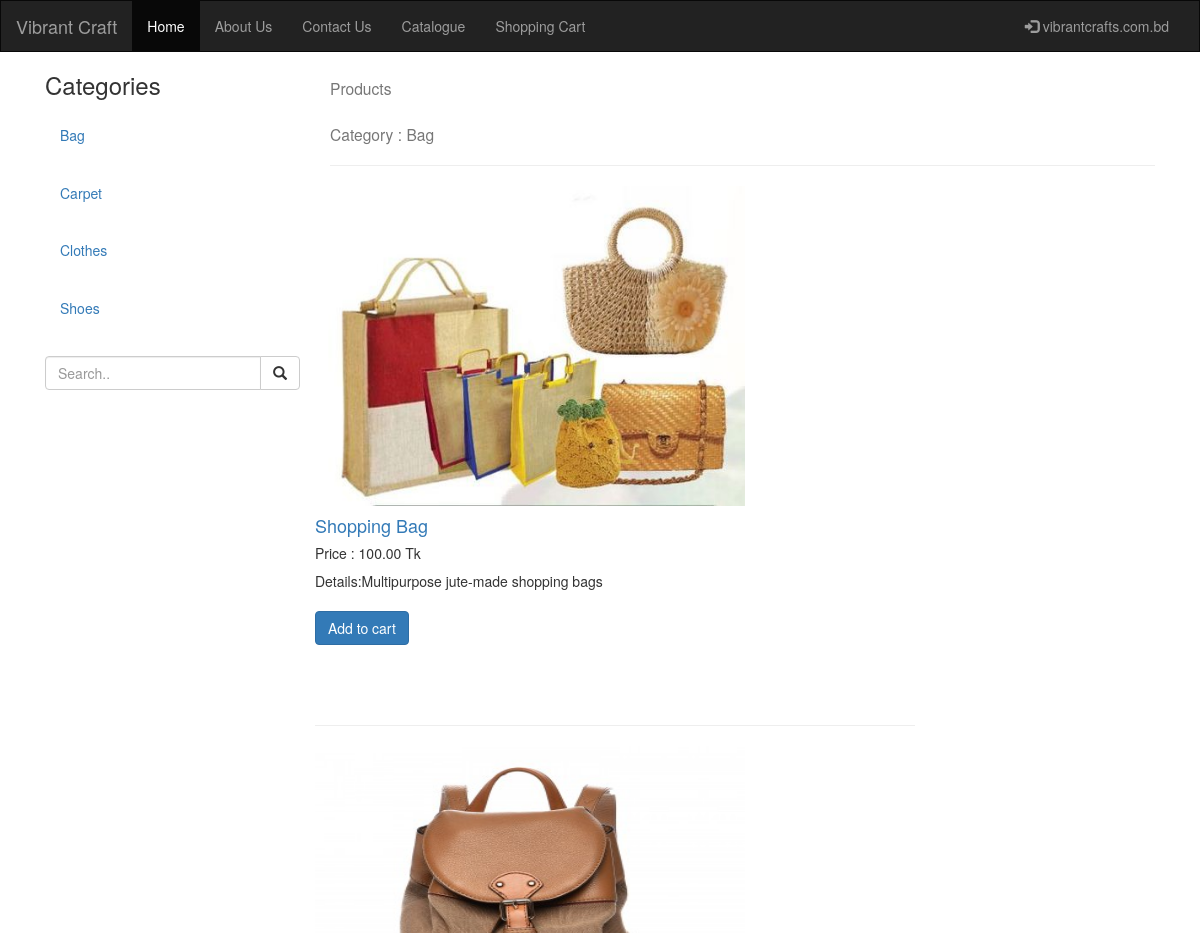
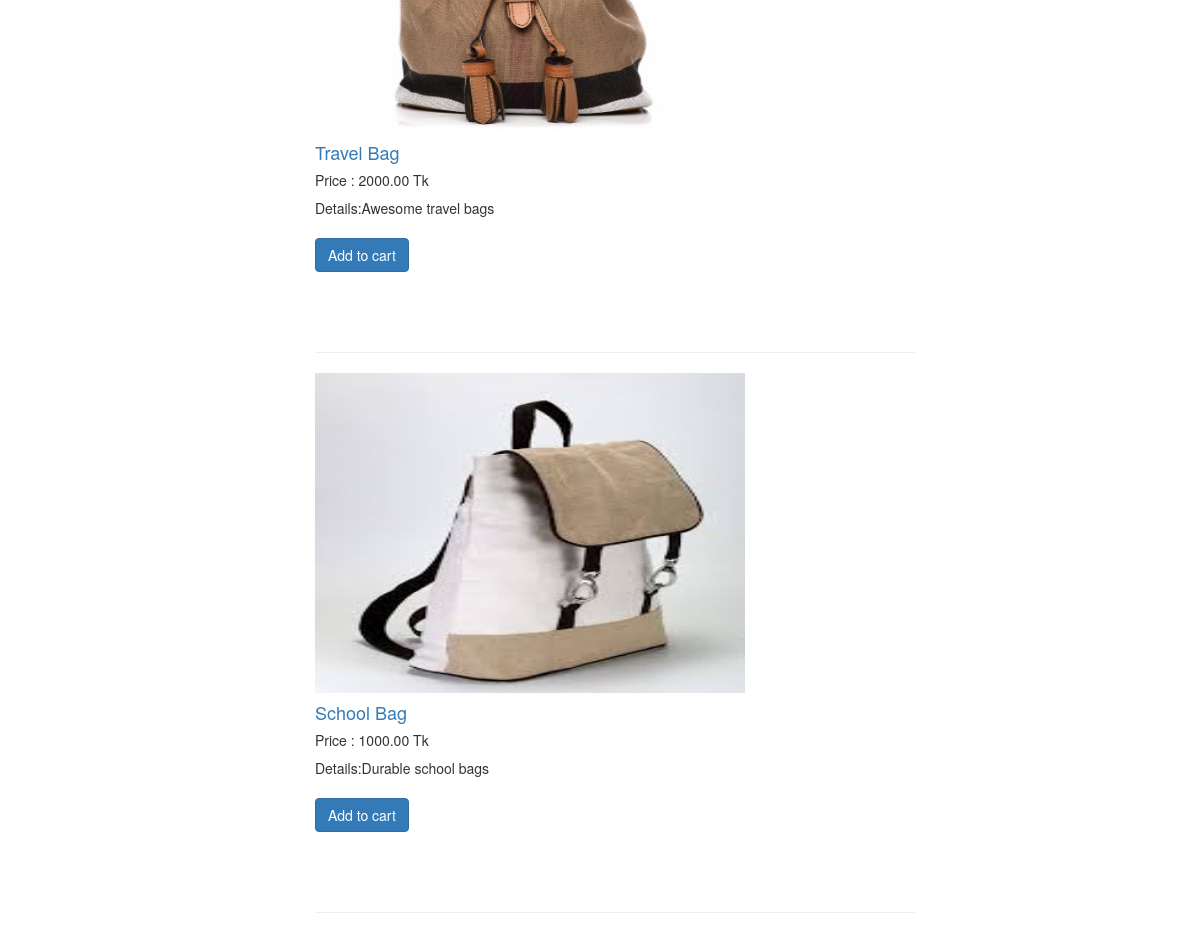
/shop/bag/, run on the app's committed database (2 pictures, top to bottom).
### shop/models.py (models this page shows, shortened)
class Category(models.Model):
    name = models.CharField(max_length=50)
    slug = models.SlugField(max_length=50, unique=True)
    class Meta:
        ordering = ['name', ]
        verbose_name = 'category'
        verbose_name_plural = 'categories'
    def get_absolute_url(self):
        return reverse('shop:product_list_by_category', args=[self.slug])

class Product(models.Model):
    category = models.ManyToManyField(Category)
    name = models.CharField(max_length=100, unique=True)
    slug = models.SlugField(max_length=50, unique=True)
    image = models.ImageField(upload_to='images', blank=True)
    description = models.TextField(blank=True)
    price = models.DecimalField(max_digits=9, decimal_places=2)
    stock = models.PositiveIntegerField()
    available = models.BooleanField(default=True)
    created_at = models.DateTimeField(auto_now_add=True)
    updated_at = models.DateTimeField(auto_now=True)
    class Meta:
        ordering = ['-created_at']
        index_together = ["id", "slug"]
    def get_absolute_url(self):
        return reverse('shop:product_detail', args=[self.id, self.slug])
    @property
    def image_url(self):
        if self.image and hasattr(self.image, 'url'):
            return self.image.url

### shop/views.py (the view)
# urls.py: url(r'^(?P<category_slug>[-\w]+)/$',views.product_list,name='product_list_by_category'),
def product_list(request, category_slug=None):
    category = None
    categories = Category.objects.all()
    products = Product.objects.filter(available=True)
    if category_slug:
        category = get_object_or_404(Category, slug=category_slug)
        products = products.filter(category=category)
    context = {'category': category, 'categories': categories, 'products': products}
    return render(request, 'shop/list.html', context)

### shop/templates/shop/list.html
{% extends "base.html" %}
{% block body_block %}
<div class="container-fluid">
  <div class="row content">
    <div class="col-sm-3 sidenav">
      <h3>Categories</h3>
      <ul class="nav nav-pills nav-stacked">
		{% for c in categories %}
			<li><a href="{{ c.get_absolute_url }}"><h5>{{ c.name }}</h5></a></li>
	    {% endfor %}
      </ul><br>
      <div class="input-group">
        <input type="text" class="form-control" placeholder="Search..">
        <span class="input-group-btn">
          <button class="btn btn-default" type="button">
            <span class="glyphicon glyphicon-search"></span>
          </button>
        </span>
      </div>
    </div>
    <div class="col-sm-9">
		  {% if not category %}
        <h3><small>All Products</small></h3>
        <hr>
      {% else %}
        <h3><small>Products</small></h3>
        <h3><small>Category : {{ category.name }}</small></h3>
        <hr>
      {% endif %}
      <div class="row">
        <div class="card" style="width: 60rem;">
          {% for product in products %}
            <img class="card-img-top" src="{{ product.image_url|default_if_none:'#' }}" alt="Nothing" width="430" height="320">
            <div class="card-block">
              <h4><a href="{{ product.get_absolute_url }}">{{ product.name }}</a></h4>
              <h5>Price : {{ product.price }} Tk</h5>
              Details:{{ product.description}}<br><br>
              <a href="{{ product.get_absolute_url }}" class="btn btn-primary">Add to cart</a>
            </div><br><br><br><hr>
          {% endfor %}
        </div>
      </div>
	  </div>
  </div>
</div>
{% endblock %}

### data on the page
Category: name "Bag"
Category: name "Carpet"
Category: name "Clothes"
Category: name "Shoes"
Product: image_url (picture), name "Shopping Bag", price "100.00", description "Multipurpose jute-made shopping bags"
Product: image_url (picture), name "Travel Bag", price "2000.00", description "Awesome travel bags"
Product: image_url (picture), name "School Bag", price "1000.00", description "Durable school bags"
